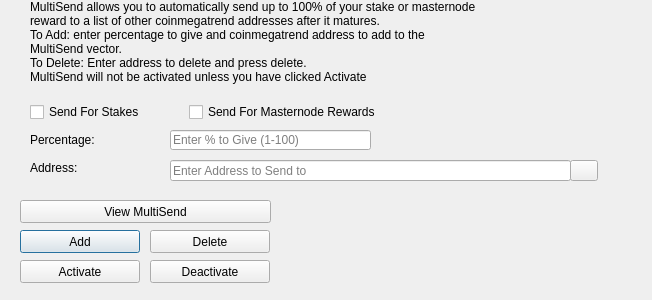
<?xml version="1.0" encoding="UTF-8"?>
<ui version="4.0">
 <class>MultiSendDialog</class>
 <widget class="QDialog" name="MultiSendDialog">
  <property name="windowModality">
   <enum>Qt::NonModal</enum>
  </property>
  <property name="geometry">
   <rect>
    <x>0</x>
    <y>0</y>
    <width>652</width>
    <height>300</height>
   </rect>
  </property>
  <property name="windowTitle">
   <string>MultiSend</string>
  </property>
  <widget class="QLineEdit" name="multiSendPercentEdit">
   <property name="geometry">
    <rect>
     <x>170</x>
     <y>130</y>
     <width>201</width>
     <height>20</height>
    </rect>
   </property>
   <property name="toolTip">
    <string>Enter whole numbers 1 - 100</string>
   </property>
   <property name="placeholderText">
    <string>Enter % to Give (1-100)</string>
   </property>
  </widget>
  <widget class="QLineEdit" name="multiSendAddressEdit">
   <property name="geometry">
    <rect>
     <x>170</x>
     <y>160</y>
     <width>401</width>
     <height>21</height>
    </rect>
   </property>
   <property name="toolTip">
    <string/>
   </property>
   <property name="placeholderText">
    <string>Enter Address to Send to</string>
   </property>
  </widget>
  <widget class="QLabel" name="label_2">
   <property name="geometry">
    <rect>
     <x>30</x>
     <y>0</y>
     <width>451</width>
     <height>121</height>
    </rect>
   </property>
   <property name="lineWidth">
    <number>1</number>
   </property>
   <property name="text">
    <string>MultiSend allows you to automatically send up to 100% of your stake or masternode reward to a list of other coinmegatrend addresses after it matures.
To Add: enter percentage to give and coinmegatrend address to add to the MultiSend vector.
To Delete: Enter address to delete and press delete.
MultiSend will not be activated unless you have clicked Activate</string>
   </property>
   <property name="alignment">
    <set>Qt::AlignLeading|Qt::AlignLeft|Qt::AlignTop</set>
   </property>
   <property name="wordWrap">
    <bool>true</bool>
   </property>
  </widget>
  <widget class="QLabel" name="message">
   <property name="geometry">
    <rect>
     <x>290</x>
     <y>200</y>
     <width>351</width>
     <height>91</height>
    </rect>
   </property>
   <property name="text">
    <string/>
   </property>
  </widget>
  <widget class="QPushButton" name="addButton">
   <property name="geometry">
    <rect>
     <x>20</x>
     <y>230</y>
     <width>120</width>
     <height>23</height>
    </rect>
   </property>
   <property name="toolTip">
    <string/>
   </property>
   <property name="statusTip">
    <string>Add to MultiSend Vector</string>
   </property>
   <property name="text">
    <string>Add</string>
   </property>
  </widget>
  <widget class="QPushButton" name="disableButton">
   <property name="geometry">
    <rect>
     <x>150</x>
     <y>260</y>
     <width>120</width>
     <height>23</height>
    </rect>
   </property>
   <property name="statusTip">
    <string>Deactivate MultiSend</string>
   </property>
   <property name="text">
    <string>Deactivate</string>
   </property>
  </widget>
  <widget class="QPushButton" name="addressBookButton">
   <property name="geometry">
    <rect>
     <x>570</x>
     <y>160</y>
     <width>28</width>
     <height>21</height>
    </rect>
   </property>
   <property name="toolTip">
    <string>Choose an address from the address book</string>
   </property>
   <property name="text">
    <string/>
   </property>
   <property name="icon">
    <iconset resource="../coinmegatrend.qrc">
     <normaloff>:/icons/address-book</normaloff>:/icons/address-book</iconset>
   </property>
   <property name="shortcut">
    <string>Alt+A</string>
   </property>
   <property name="autoDefault">
    <bool>false</bool>
   </property>
  </widget>
  <widget class="QLabel" name="label">
   <property name="geometry">
    <rect>
     <x>30</x>
     <y>130</y>
     <width>121</width>
     <height>20</height>
    </rect>
   </property>
   <property name="toolTip">
    <string>Percentage of stake to send</string>
   </property>
   <property name="text">
    <string>Percentage:</string>
   </property>
  </widget>
  <widget class="QLabel" name="label_5">
   <property name="geometry">
    <rect>
     <x>30</x>
     <y>160</y>
     <width>111</width>
     <height>16</height>
    </rect>
   </property>
   <property name="toolTip">
    <string>Address to send portion of stake to</string>
   </property>
   <property name="text">
    <string>Address:</string>
   </property>
  </widget>
  <widget class="QPushButton" name="deleteButton">
   <property name="geometry">
    <rect>
     <x>150</x>
     <y>230</y>
     <width>120</width>
     <height>23</height>
    </rect>
   </property>
   <property name="toolTip">
    <string/>
   </property>
   <property name="statusTip">
    <string>Delete Address From MultiSend Vector</string>
   </property>
   <property name="text">
    <string>Delete</string>
   </property>
  </widget>
  <widget class="QPushButton" name="activateButton">
   <property name="geometry">
    <rect>
     <x>20</x>
     <y>260</y>
     <width>120</width>
     <height>23</height>
    </rect>
   </property>
   <property name="statusTip">
    <string>Activate MultiSend</string>
   </property>
   <property name="text">
    <string>Activate</string>
   </property>
  </widget>
  <widget class="QPushButton" name="viewButton">
   <property name="geometry">
    <rect>
     <x>20</x>
     <y>200</y>
     <width>251</width>
     <height>23</height>
    </rect>
   </property>
   <property name="toolTip">
    <string/>
   </property>
   <property name="statusTip">
    <string>View MultiSend Vector</string>
   </property>
   <property name="text">
    <string>View MultiSend</string>
   </property>
  </widget>
  <widget class="QWidget" name="horizontalLayoutWidget">
   <property name="geometry">
    <rect>
     <x>30</x>
     <y>100</y>
     <width>351</width>
     <height>24</height>
    </rect>
   </property>
   <layout class="QHBoxLayout" name="horizontalLayout">
    <item>
     <widget class="QCheckBox" name="multiSendStakeCheckBox">
      <property name="text">
       <string>Send For Stakes</string>
      </property>
     </widget>
    </item>
    <item>
     <widget class="QCheckBox" name="multiSendMasternodeCheckBox">
      <property name="text">
       <string>Send For Masternode Rewards</string>
      </property>
     </widget>
    </item>
   </layout>
  </widget>
 </widget>
 <resources>
  <include location="../coinmegatrend.qrc"/>
 </resources>
 <connections/>
</ui>
